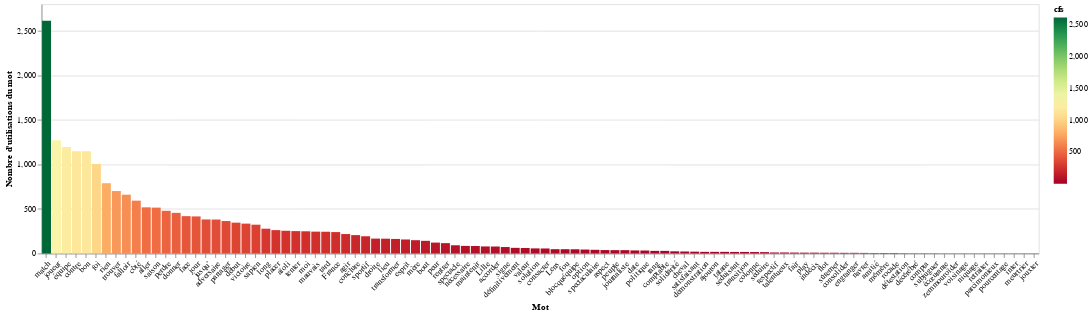

Source (notebook cell):
### Markdown cell above
## Mots les plus fréquents

### Code cell
cfs = pd.DataFrame([{"word": dic[k], "cfs": v} for k, v in dic.cfs.items()])

alt.Chart(cfs[:100]).mark_bar().encode(
    y=alt.Y("cfs:Q", title="Nombre d'utilisations du mot"),
    x=alt.X(
        "word:O", 
        sort=alt.EncodingSortField(field="cfs", order="descending"),
        axis=alt.Axis(labelAngle=-45),
        title="Mot"
    ),
    color=alt.Color("cfs", scale=alt.Scale(scheme="redyellowgreen")),
    tooltip=[alt.Tooltip(field="word", title="Mot"), alt.Tooltip(field="cfs", title="# Utilisations")]
).properties(width=1200)

### Figure 1 — Vega-Lite specification as saved in the notebook (floating-point values rounded to 4 significant figures)
{"config": {"view": {"continuousWidth": 400, "continuousHeight": 300}}, "data": {"name": "data-7fbb26d8090f970582954ca97bab118d"}, "mark": "bar", "encoding": {"color": {"field": "cfs", "scale": {"scheme": "redyellowgreen"}, "type": "quantitative"}, "tooltip": [{"field": "word", "title": "Mot"}, {"field": "cfs", "title": "# Utilisations"}], "x": {"axis": {"labelAngle": -45}, "field": "word", "sort": {"field": "cfs", "order": "descending"}, "title": "Mot", "type": "ordinal"}, "y": {"field": "cfs", "title": "Nombre d'utilisations du mot", "type": "quantitative"}}, "width": 1200, "$schema": "https://vega.github.io/schema/vega-lite/v4.17.0.json", "datasets": {"data-7fbb26d8090f970582954ca97bab118d": [{"word": "aïoli", "cfs": 255}, {"word": "sapien", "cfs": 323}, {"word": "match", "cfs": 2613}, {"word": "aller", "cfs": 518}, {"word": "contre", "cfs": 1149}, {"word": "Lens", "cfs": 48}, {"word": "donner", "cfs": 456}, {"word": "lieu", "cfs": 166}, {"word": "écœurante", "cfs": 1}, {"word": "démonstration", "cfs": 18}, {"word": "fair", "cfs": 10}, {"word": "play", "cfs": 9}, {"word": "spectaculaire", "cfs": 41}, {"word": "indécis", "cfs": 9}, {"word": "jusqu’", "cfs": 382}, {"word": "bout", "cfs": 142}, {"word": "conclure", "cfs": 206}, {"word": "victoire", "cfs": 335}, {"word": "adversaire", "cfs": 381}, {"word": "accorder", "cfs": 78}, {"word": "agir", "cfs": 218}, {"word": "équipe", "cfs": 1197}, {"word": "séduisant", "cfs": 17}, {"word": "début", "cfs": 346}, {"word": "saison", "cfs": 515}, {"word": "ajouton", "cfs": 18}, {"word": "amitié", "cfs": 5}, {"word": "long", "cfs": 278}, {"word": "date", "cfs": 34}, {"word": "consolider", "cfs": 7}, {"word": "valeur", "cfs": 61}, {"word": "partager", "cfs": 364}, {"word": "détestation", "cfs": 3}, {"word": "décérébré", "cfs": 2}, {"word": "zemmouroïder", "cfs": 1}, {"word": "voisinage", "cfs": 1}, {"word": "respectif", "cfs": 11}, {"word": "définitivement", "cfs": 63}, {"word": "placer", "cfs": 262}, {"word": "signe", "cfs": 72}, {"word": "esprit", "cfs": 157}, {"word": "sportif", "cfs": 193}, {"word": "solidarité", "cfs": 24}, {"word": "peuple", "cfs": 37}, {"word": "spectacle", "cfs": 92}, {"word": "navrer", "cfs": 6}, {"word": "colonne", "cfs": 16}, {"word": "consacrer", "cfs": 56}, {"word": "mauvais", "cfs": 245}, {"word": "foi", "cfs": 1006}, {"word": "niquage", "cfs": 1}, {"word": "mère", "cfs": 149}, {"word": "bon", "cfs": 1148}, {"word": "jour", "cfs": 416}, {"word": "joueur", "cfs": 1272}, {"word": "moi", "cfs": 249}, {"word": "tard", "cfs": 244}, {"word": "séduire", "cfs": 15}, {"word": "rentrer", "cfs": 116}, {"word": "rang", "cfs": 29}, {"word": "côté", "cfs": 593}, {"word": "aspect", "cfs": 38}, {"word": "comptable", "cfs": 29}, {"word": "satisfaisant", "cfs": 20}, {"word": "cheval", "cfs": 22}, {"word": "fou", "cfs": 48}, {"word": "transformer", "cfs": 163}, {"word": "mémère", "cfs": 5}, {"word": "retraiter", "cfs": 1}, {"word": "compta", "cfs": 2}, {"word": "tenter", "cfs": 251}, {"word": "rien", "cfs": 789}, {"word": "peur", "cfs": 122}, {"word": "perdre", "cfs": 479}, {"word": "engranger", "cfs": 7}, {"word": "parcimonieux", "cfs": 1}, {"word": "pourcentage", "cfs": 1}, {"word": "nécessaire", "cfs": 85}, {"word": "maintenir", "cfs": 84}, {"word": "flot", "cfs": 8}, {"word": "falloir", "cfs": 660}, {"word": "trouver", "cfs": 701}, {"word": "solution", "cfs": 57}, {"word": "subjuguer", "cfs": 2}, {"word": "sûremer", "cfs": 8}, {"word": "journaliste", "cfs": 37}, {"word": "France", "cfs": 240}, {"word": "inter", "cfs": 1}, {"word": "face", "cfs": 419}, {"word": "politique", "cfs": 33}, {"word": "droite", "cfs": 167}, {"word": "blocquéquipe", "cfs": 47}, {"word": "option", "cfs": 44}, {"word": "transition", "cfs": 17}, {"word": "meurtrier", "cfs": 1}, {"word": "talentueux", "cfs": 11}, {"word": "Lille", "cfs": 79}, {"word": "tatane", "cfs": 18}, {"word": "rocade", "cfs": 5}, {"word": "jouxter", "cfs": 1}]}}
